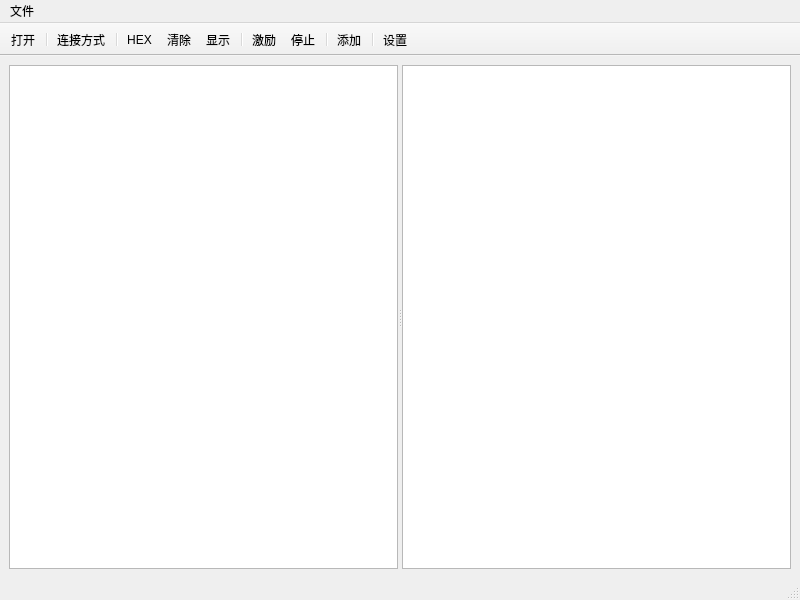
<?xml version="1.0" encoding="UTF-8"?>
<ui version="4.0">
 <class>MainWindow</class>
 <widget class="QMainWindow" name="MainWindow">
  <property name="geometry">
   <rect>
    <x>0</x>
    <y>0</y>
    <width>800</width>
    <height>600</height>
   </rect>
  </property>
  <property name="minimumSize">
   <size>
    <width>800</width>
    <height>600</height>
   </size>
  </property>
  <property name="windowTitle">
   <string>赛博朋克2077</string>
  </property>
  <widget class="QWidget" name="centralwidget">
   <layout class="QGridLayout" name="gridLayout">
    <item row="0" column="0">
     <widget class="QSplitter" name="splitter">
      <property name="orientation">
       <enum>Qt::Horizontal</enum>
      </property>
      <property name="childrenCollapsible">
       <bool>false</bool>
      </property>
      <widget class="QTextBrowser" name="textBrowser">
       <property name="minimumSize">
        <size>
         <width>60</width>
         <height>0</height>
        </size>
       </property>
      </widget>
      <widget class="QTableView" name="tableView">
       <property name="minimumSize">
        <size>
         <width>60</width>
         <height>0</height>
        </size>
       </property>
       <attribute name="verticalHeaderVisible">
        <bool>false</bool>
       </attribute>
      </widget>
     </widget>
    </item>
   </layout>
  </widget>
  <widget class="QMenuBar" name="menubar">
   <property name="geometry">
    <rect>
     <x>0</x>
     <y>0</y>
     <width>800</width>
     <height>22</height>
    </rect>
   </property>
   <widget class="QMenu" name="menu">
    <property name="title">
     <string>文件</string>
    </property>
    <addaction name="actionCreateFile"/>
    <addaction name="actionOpenFile"/>
   </widget>
   <addaction name="menu"/>
  </widget>
  <widget class="QStatusBar" name="statusbar"/>
  <widget class="QToolBar" name="toolBar">
   <property name="windowTitle">
    <string>toolBar</string>
   </property>
   <property name="movable">
    <bool>false</bool>
   </property>
   <property name="iconSize">
    <size>
     <width>32</width>
     <height>32</height>
    </size>
   </property>
   <property name="toolButtonStyle">
    <enum>Qt::ToolButtonTextUnderIcon</enum>
   </property>
   <attribute name="toolBarArea">
    <enum>TopToolBarArea</enum>
   </attribute>
   <attribute name="toolBarBreak">
    <bool>false</bool>
   </attribute>
   <addaction name="actionConnect"/>
   <addaction name="separator"/>
   <addaction name="actionConnectInfo"/>
   <addaction name="separator"/>
   <addaction name="actionHEX"/>
   <addaction name="actionClearData"/>
   <addaction name="actionDataShow"/>
   <addaction name="separator"/>
   <addaction name="actionJiLi"/>
   <addaction name="actionJiLiStop"/>
   <addaction name="separator"/>
   <addaction name="actionAddJiLi"/>
   <addaction name="separator"/>
   <addaction name="actionSetDefault"/>
  </widget>
  <action name="actionCreateFile">
   <property name="icon">
    <iconset theme="新建" resource="appresource.qrc">
     <normaloff>:/images/resource/img/newFile.png</normaloff>:/images/resource/img/newFile.png</iconset>
   </property>
   <property name="text">
    <string>新建</string>
   </property>
   <property name="toolTip">
    <string>新建</string>
   </property>
   <property name="shortcut">
    <string>Ctrl+N</string>
   </property>
  </action>
  <action name="actionOpenFile">
   <property name="icon">
    <iconset resource="appresource.qrc">
     <normaloff>:/images/resource/img/openFile.png</normaloff>:/images/resource/img/openFile.png</iconset>
   </property>
   <property name="text">
    <string>打开</string>
   </property>
   <property name="toolTip">
    <string>打开</string>
   </property>
   <property name="shortcut">
    <string>Ctrl+O</string>
   </property>
  </action>
  <action name="actionConnect">
   <property name="icon">
    <iconset theme="打开" resource="appresource.qrc">
     <normaloff>:/images/resource/img/connectStart.png</normaloff>:/images/resource/img/connectStart.png</iconset>
   </property>
   <property name="text">
    <string>打开</string>
   </property>
   <property name="toolTip">
    <string>打开</string>
   </property>
  </action>
  <action name="actionConnectInfo">
   <property name="icon">
    <iconset theme="连接属性" resource="appresource.qrc">
     <normaloff>:/images/resource/img/connectInfo.png</normaloff>:/images/resource/img/connectInfo.png</iconset>
   </property>
   <property name="text">
    <string>连接方式</string>
   </property>
   <property name="toolTip">
    <string>连接属性</string>
   </property>
  </action>
  <action name="actionHEX">
   <property name="icon">
    <iconset theme="HEX" resource="appresource.qrc">
     <normaloff>:/images/resource/img/hexCode.png</normaloff>:/images/resource/img/hexCode.png</iconset>
   </property>
   <property name="text">
    <string>HEX</string>
   </property>
   <property name="toolTip">
    <string>HEX</string>
   </property>
  </action>
  <action name="actionClearData">
   <property name="icon">
    <iconset theme="清除" resource="appresource.qrc">
     <normaloff>:/images/resource/img/clearData.png</normaloff>:/images/resource/img/clearData.png</iconset>
   </property>
   <property name="text">
    <string>清除</string>
   </property>
   <property name="toolTip">
    <string>清除</string>
   </property>
  </action>
  <action name="actionDataShow">
   <property name="icon">
    <iconset theme="显示" resource="appresource.qrc">
     <normaloff>:/images/resource/img/enableShow.png</normaloff>:/images/resource/img/enableShow.png</iconset>
   </property>
   <property name="text">
    <string>显示</string>
   </property>
   <property name="toolTip">
    <string>显示</string>
   </property>
  </action>
  <action name="actionJiLi">
   <property name="icon">
    <iconset theme="激励" resource="appresource.qrc">
     <normaloff>:/images/resource/img/jili.png</normaloff>:/images/resource/img/jili.png</iconset>
   </property>
   <property name="text">
    <string>激励</string>
   </property>
   <property name="toolTip">
    <string>激励</string>
   </property>
  </action>
  <action name="actionJiLiStop">
   <property name="icon">
    <iconset theme="停止" resource="appresource.qrc">
     <normaloff>:/images/resource/img/stop.png</normaloff>:/images/resource/img/stop.png</iconset>
   </property>
   <property name="text">
    <string>停止</string>
   </property>
   <property name="toolTip">
    <string>停止</string>
   </property>
  </action>
  <action name="actionAddJiLi">
   <property name="icon">
    <iconset theme="添加" resource="appresource.qrc">
     <normaloff>:/images/resource/img/add.png</normaloff>:/images/resource/img/add.png</iconset>
   </property>
   <property name="text">
    <string>添加</string>
   </property>
   <property name="toolTip">
    <string>添加</string>
   </property>
  </action>
  <action name="actionSetDefault">
   <property name="icon">
    <iconset theme="设置" resource="appresource.qrc">
     <normaloff>:/images/resource/img/setdefault.png</normaloff>:/images/resource/img/setdefault.png</iconset>
   </property>
   <property name="text">
    <string>设置</string>
   </property>
   <property name="toolTip">
    <string>设置</string>
   </property>
  </action>
 </widget>
 <resources>
  <include location="appresource.qrc"/>
 </resources>
 <connections/>
</ui>
